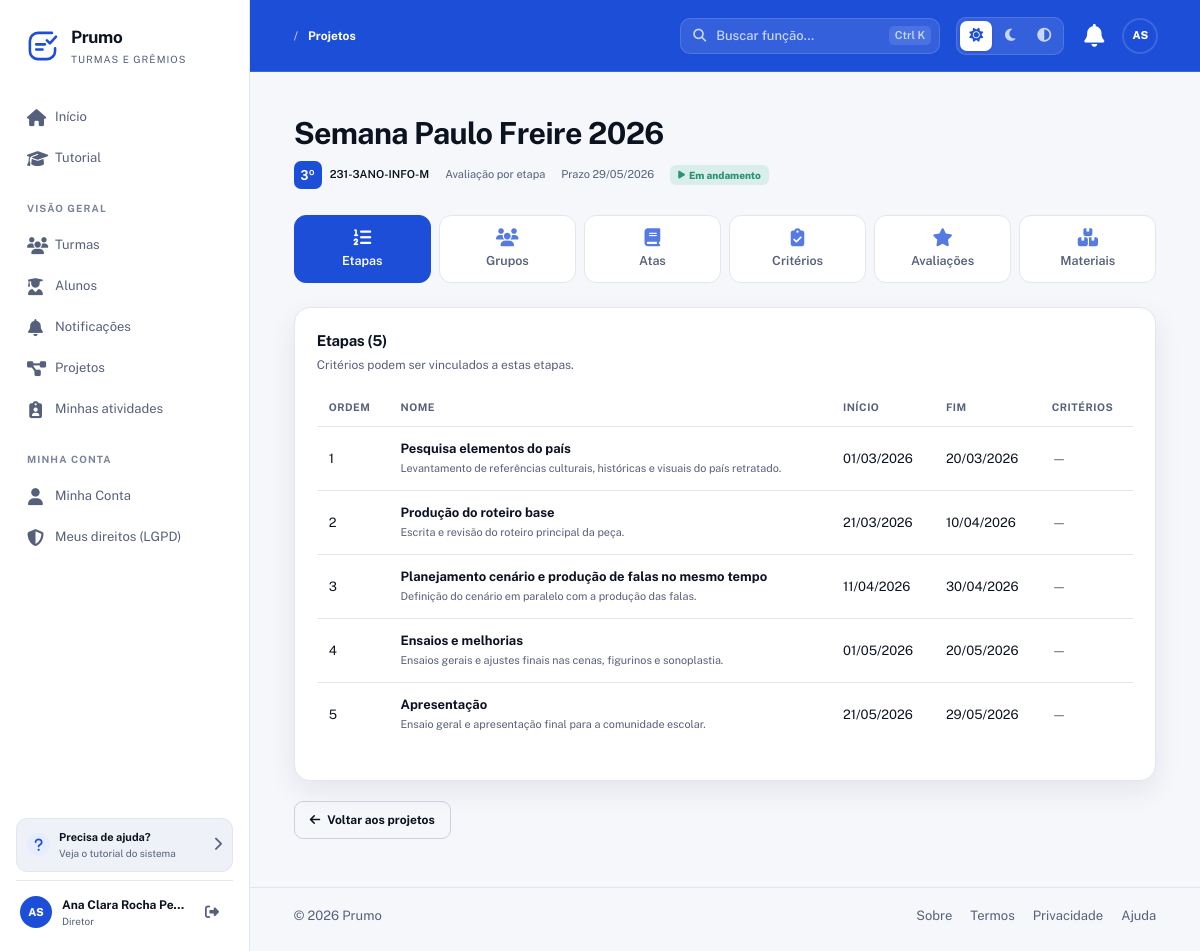
Screenshot of /Prumo/projetos/3 (signed in) with the database file from the repository.
### tables this page shows
CREATE TABLE projetos (
  id INT AUTO_INCREMENT PRIMARY KEY,
  turma_id INT NOT NULL,
  nome VARCHAR(150) NOT NULL,
  descricao TEXT DEFAULT NULL,
  prazo DATE DEFAULT NULL,
  modo_avaliacao ENUM('etapa','cronograma') DEFAULT 'cronograma',
  encerrado TINYINT(1) DEFAULT 0,
  encerrado_em DATETIME DEFAULT NULL,
  encerrado_por INT DEFAULT NULL,
  created_at TIMESTAMP DEFAULT CURRENT_TIMESTAMP,
  updated_at TIMESTAMP DEFAULT CURRENT_TIMESTAMP ON UPDATE CURRENT_TIMESTAMP,
  FOREIGN KEY (turma_id) REFERENCES turmas(id) ON DELETE CASCADE,
  FOREIGN KEY (encerrado_por) REFERENCES usuarios(id) ON DELETE SET NULL,
  INDEX idx_projetos_turma (turma_id),
  INDEX idx_projetos_encerrado (encerrado)
);

CREATE TABLE turmas (
  id INT AUTO_INCREMENT PRIMARY KEY,
  nome VARCHAR(150) NOT NULL,
  codigo_acesso VARCHAR(30) NOT NULL UNIQUE,
  codigo_interno VARCHAR(100) DEFAULT NULL,
  cor_primaria VARCHAR(20) DEFAULT '#3498db',
  cor_secundaria VARCHAR(20) DEFAULT '#2ecc71',
  cor_personalizada TINYINT(1) NOT NULL DEFAULT 0,   
  logo VARCHAR(255) DEFAULT NULL,                   
  bloqueada TINYINT(1) NOT NULL DEFAULT 0,
  bloqueada_motivo VARCHAR(255) DEFAULT NULL,
  bloqueada_em DATETIME DEFAULT NULL,
  bloqueada_por INT DEFAULT NULL,
  created_at TIMESTAMP DEFAULT CURRENT_TIMESTAMP,
  updated_at TIMESTAMP DEFAULT CURRENT_TIMESTAMP ON UPDATE CURRENT_TIMESTAMP,
  FOREIGN KEY (bloqueada_por) REFERENCES usuarios(id) ON DELETE SET NULL,
  INDEX idx_turmas_codigo (codigo_acesso)
);

CREATE TABLE projeto_etapas (
  id INT AUTO_INCREMENT PRIMARY KEY,
  projeto_id INT NOT NULL,
  nome VARCHAR(150) NOT NULL,
  descricao TEXT DEFAULT NULL,
  data_inicio DATE DEFAULT NULL,
  data_fim DATE DEFAULT NULL,
  ordem INT DEFAULT 0,
  created_at TIMESTAMP DEFAULT CURRENT_TIMESTAMP,
  updated_at TIMESTAMP DEFAULT CURRENT_TIMESTAMP ON UPDATE CURRENT_TIMESTAMP,
  FOREIGN KEY (projeto_id) REFERENCES projetos(id) ON DELETE CASCADE,
  INDEX idx_etapas_projeto (projeto_id, ordem)
);

### app/Controllers/ProjetoController.php (called while the page is built, shortened)
<?php
require_once __DIR__ . '/../Core/App.php';
require_once __DIR__ . '/../Models/Projeto.php';
require_once __DIR__ . '/../Models/Turma.php';
require_once __DIR__ . '/../Helpers/ViewHelper.php';
class ProjetoController
{
    private Projeto              $projeto;
    private Turma                $turma;
    private TurmaUsuario         $tu;
    public function __construct()
    {
        $this->projeto = new Projeto();
        $this->turma   = new Turma();
        $this->tu      = new TurmaUsuario();
    }
    public function detalhe(int $id)
    {
        $projeto = $this->projeto->porId($id);
        $u            = $_SESSION['usuario'];
        $souMaster    = $u['tipo'] === 'master';
        $souRep       = $this->tu->ehRepresentante((int) $projeto['turma_id'], (int) $u['id']);
        $turma = $this->turma->porId((int) $projeto['turma_id']);
        $etapa = new Etapa();
        $critModel = new Criterio();
        $this->render('projetos/detalhe', [
            'totalCriterios' => count($critModel->listarPorProjeto($id)),
            'somaPesos'      => $critModel->somaPesos($id),
            'projeto'  => $projeto,
            'turma'    => $turma,
            'etapas'   => $etapa->listarPorProjeto($id),
            'isMaster' => $souMaster,
            'isRep'    => $souRep,
            'podeEditar' => ($souMaster || $souRep),
        ]);
    }
    private function render(string $view, array $dados = []): void
    {
        extract($dados);
        require __DIR__ . '/../Views/' . $view . '.php';
    }
}

### app/Core/Router.php (called while the page is built, shortened)
<?php
require_once __DIR__ . '/App.php';
class Router
{
    private $routes = ['GET' => [], 'POST' => []];
    public function get($uri, $action, $roles = [])
    {
        $this->routes['GET'][$uri] = ['action' => $action, 'roles' => $roles];
    }
    public function post($uri, $action, $roles = [])
    {
        $this->routes['POST'][$uri] = ['action' => $action, 'roles' => $roles];
    }
    public function dispatch($requestUri)
    {
        $path     = parse_url($requestUri, PHP_URL_PATH);
        $basePath = App::getBasePath();
        if ($basePath && strpos($path, $basePath) === 0) {
            $path = substr($path, strlen($basePath));
        }
        $method = $_SERVER['REQUEST_METHOD'];
        $route  = $this->routes[$method][$path] ?? null;
        $params = [];
        if (!$route) {
            foreach ($this->routes[$method] as $routePath => $routeData) {
                if (str_contains($routePath, '{')) {
                    $pattern = preg_replace('#\{[a-zA-Z0-9_]+\}#', '([a-zA-Z0-9_\-\.]+)', $routePath);
                    $pattern = "#^" . $pattern . "$#";
                    if (preg_match($pattern, $path, $matches)) {
                        array_shift($matches);
                        $route  = $routeData;
                        $params = $matches;
                        break;
                    }
                }
            }
        }
        $action = $route['action'];
        [$controller, $methodName] = explode('@', $action);
        $controllerInstance = new $controller();
        $controllerInstance->$methodName(...$params);
    }
}

### public/index.php (called while the page is built, shortened)
<?php
require_once __DIR__ . '/../app/Core/App.php';
require_once __DIR__ . '/../app/Config/database.php';
require_once __DIR__ . '/../app/Core/Router.php';
$router = new Router();
$router->dispatch($_SERVER['REQUEST_URI']);

### app/Core/App.php (called while the page is built, shortened)
<?php
class App
{
    private static $config = null;
    public static function init()
    {
        if (self::$config === null) {
            $envFile = __DIR__ . '/../../.env';
            self::$config = parse_ini_file($envFile);
        }
    }
    public static function get($key, $default = null)
    {
        return self::$config[$key] ?? $_ENV[$key] ?? $default;
    }
    public static function getName()
    {
        return self::get('APP_NAME', 'ProjetoBase');
    }
    public static function getBasePath()
    {
        return self::get('APP_BASE_PATH', '/' . self::getName());
    }
}

### app/Config/database.php (called while the page is built, shortened)
<?php
require_once __DIR__ . '/../Core/App.php';
class Database
{
    private static $connection = null;
    public static function getConnection()
    {
        if (self::$connection === null) {
            try {
                $host = App::get('DB_HOST', '127.0.0.1');
                $dbname = App::get('DB_NAME', 'ProjetoBase');
                $user = App::get('DB_USER', 'root');
                $pass = App::get('DB_PASS', '');
                $port = App::get('DB_PORT', '3306');
                if (strpos($host, ':') !== false) {
                    $dsn = "mysql:host={$host};dbname={$dbname};charset=utf8";
                } else {
                    $dsn = "mysql:host={$host};port={$port};dbname={$dbname};charset=utf8";
                }
                self::$connection = new PDO(
                    $dsn,
                    $user,
                    $pass,
                    [
                        PDO::ATTR_ERRMODE => PDO::ERRMODE_EXCEPTION,
                        PDO::ATTR_DEFAULT_FETCH_MODE => PDO::FETCH_ASSOC,
                        PDO::ATTR_EMULATE_PREPARES => false
                    ]
                );
            } catch (PDOException $e) {
                error_log("Erro de conexão com o banco: " . $e->getMessage());
                throw new Exception("Erro de conexão com o banco de dados: " . $e->getMessage());
            }
        }
        return self::$connection;
    }
}

### app/Core/Model.php (called while the page is built, shortened)
<?php
require_once __DIR__ . '/../Config/database.php';
class Model
{
    public function __construct()
    {
        $this->conn = Database::getConnection();
    }
}

### app/Models/Projeto.php (called while the page is built, shortened)
<?php
require_once __DIR__ . '/../Core/Model.php';
class Projeto extends Model
{
    public function porId(int $id): ?array
    {
        $stmt = $this->conn->prepare("
            SELECT p.*, t.nome AS turma_nome, t.codigo_acesso AS turma_codigo,
                   u.nome AS encerrado_por_nome
            FROM projetos p
            INNER JOIN turmas t ON t.id = p.turma_id
            LEFT JOIN usuarios u ON u.id = p.encerrado_por
            WHERE p.id = ? LIMIT 1
        ");
        $stmt->execute([$id]);
        return $stmt->fetch(PDO::FETCH_ASSOC) ?: null;
    }
}

### app/Models/Turma.php (called while the page is built, shortened)
<?php
require_once __DIR__ . '/../Core/Model.php';
class Turma extends Model
{
    public function porId(int $id): ?array
    {
        $stmt = $this->conn->prepare("
            SELECT t.*, u.nome AS bloqueada_por_nome
            FROM turmas t
            LEFT JOIN usuarios u ON u.id = t.bloqueada_por
            WHERE t.id = ? LIMIT 1
        ");
        $stmt->execute([$id]);
        return $stmt->fetch(PDO::FETCH_ASSOC) ?: null;
    }
}

### app/Helpers/ViewHelper.php (called while the page is built, shortened)
<?php
class ViewHelper
{
    public static function siglaTurma(string $nome): string
    {
        if (preg_match('/(\d)\s*º?\s*ano/iu', $nome, $m)) return $m[1] . 'º';
        return mb_strtoupper(mb_substr(preg_replace('/[^\p{L}\p{N}]/u', '', $nome), 0, 3));
    }
    public static function estiloTurma(array $turma): string
    {
        if (empty($turma['cor_personalizada']) || !preg_match('/^#[0-9a-f]{6}$/i', $turma['cor_primaria'] ?? '')) return '';
        $fundo = strtolower($turma['cor_primaria']);
        $texto = self::corTexto($fundo);
        $suave = $texto === '#ffffff' ? 'rgba(255,255,255,.78)' : 'rgba(11,18,32,.72)';
        return "--shell-bg:{$fundo};--shell-text:{$texto};--shell-muted:{$suave};--accent-on-dark:{$texto};";
    }
}

### app/Models/Etapa.php (called while the page is built, shortened)
<?php
require_once __DIR__ . '/../Core/Model.php';
class Etapa extends Model
{
    public function listarPorProjeto(int $projetoId): array
    {
        $stmt = $this->conn->prepare("
            SELECT e.*,
                   (SELECT COUNT(*) FROM criterios c WHERE c.etapa_id = e.id) AS total_criterios
            FROM projeto_etapas e
            WHERE e.projeto_id = ?
            ORDER BY e.ordem ASC, e.id ASC
        ");
        $stmt->execute([$projetoId]);
        return $stmt->fetchAll(PDO::FETCH_ASSOC);
    }
}

### app/Views/projetos/detalhe.php (the view, shortened to what this page needs)
<?php
require_once __DIR__ . '/../layouts/header.php';
require_once __DIR__ . '/../layouts/nav.php';
?>
<section class="hero-section">
    <div>
        <h1><?= h($projeto['nome']) ?></h1>
        <p class="hero-subtitle projeto-meta">
            <a class="projeto-turma" href="<?= $basePath ?>/turmas/<?= (int) $turma['id'] ?>">
                <span class="mini-sigla num" style="<?= h(ViewHelper::estiloTurma($turma)) ?>"><?= h(ViewHelper::siglaTurma($turma['nome'])) ?></span>
                <?= h($turma['nome']) ?>
            </a>
            <span><?= $projeto['modo_avaliacao'] === 'etapa' ? 'Avaliação por etapa' : 'Avaliação geral' ?></span>
            <span>Prazo <?= !empty($projeto['prazo']) ? h(date('d/m/Y', strtotime($projeto['prazo']))) : '—' ?></span>
            <?php if ($projeto['encerrado']): ?>
                <span class="badge badge-red"><i class="fas fa-lock"></i> Encerrado</span>
            <?php else: ?>
                <span class="badge badge-green"><i class="fas fa-play"></i> Em andamento</span>
            <?php endif; ?>
        </p>
    </div>
</section>
<?php require __DIR__ . '/_nav.php'; ?>
<section class="panel">
    <div class="panel-header">
        <div>
            <h2>Etapas (<?= count($etapas) ?>)</h2>
            <p>
                <?php if ($projeto['modo_avaliacao'] === 'etapa'): ?>
                    Critérios podem ser vinculados a estas etapas.
                <?php else: ?>
                    Etapas servem apenas para controle de progresso.
                <?php endif; ?>
            </p>
        </div>
    </div>
    <?php if (empty($etapas)): ?>
        <p class="text-muted">Nenhuma etapa cadastrada.</p>
    <?php else: ?>
        <table>
            <thead>
                <tr>
                    <th>Ordem</th>
                    <th>Nome</th>
                    <th>Início</th>
                    <th>Fim</th>
                    <th>Critérios</th>
                </tr>
            </thead>
            <tbody>
                <?php foreach ($etapas as $e): ?>
                    <tr>
                        <td><?= (int) $e['ordem'] ?></td>
                        <td>
                            <strong><?= h($e['nome']) ?></strong>
                            <?php if (!empty($e['descricao'])): ?>
                                <br><small class="text-muted"><?= h($e['descricao']) ?></small>
                            <?php endif; ?>
                        </td>
                        <td><?= !empty($e['data_inicio']) ? h(date('d/m/Y', strtotime($e['data_inicio']))) : '—' ?></td>
                        <td><?= !empty($e['data_fim']) ? h(date('d/m/Y', strtotime($e['data_fim']))) : '—' ?></td>
                        <td>
                            <?php if ((int) $e['total_criterios'] > 0): ?>
                                <span class="badge badge-gray"><?= (int) $e['total_criterios'] ?></span>
                            <?php else: ?>
                                <span class="text-muted">—</span>
                            <?php endif; ?>
                        </td>
                    </tr>
                <?php endforeach; ?>
            </tbody>
        </table>
    <?php endif; ?>
</section>
<p class="mt-20">
    <a class="button button-ghost" href="<?= $basePath ?>/projetos?turma_id=<?= (int) $turma['id'] ?>">
        <i class="fas fa-arrow-left"></i> Voltar aos projetos
    </a>
</p>
<?php require_once __DIR__ . '/../layouts/footer.php'; ?>

### rows the page displays
projetos: nome "Semana Paulo Freire 2026", prazo "29/05/2026"
turmas: nome "3º", nome "231-3ANO-INFO-M"
projeto_etapas: ordem "1", nome "Pesquisa elementos do país", descricao "Levantamento de referências culturais, históricas e visuais do país retratado.", data_inicio "01/03/2026", data_fim "20/03/2026"
projeto_etapas: ordem "2", nome "Produção do roteiro base", descricao "Escrita e revisão do roteiro principal da peça.", data_inicio "21/03/2026", data_fim "10/04/2026"
projeto_etapas: ordem "3", nome "Planejamento cenário e produção de falas no mesmo tempo", descricao "Definição do cenário em paralelo com a produção das falas.", data_inicio "11/04/2026", data_fim "30/04/2026"
projeto_etapas: ordem "4", nome "Ensaios e melhorias", descricao "Ensaios gerais e ajustes finais nas cenas, figurinos e sonoplastia.", data_inicio "01/05/2026", data_fim "20/05/2026"
projeto_etapas: ordem "5", nome "Apresentação", descricao "Ensaio geral e apresentação final para a comunidade escolar.", data_inicio "21/05/2026", data_fim "29/05/2026"

### other values shown
$appName "Prumo"
$label "Início"
$label "Tutorial"
$secao "VISÃO GERAL"
$label "Turmas"
$label "Alunos"
$label "Notificações"
$label "Projetos"
$label "Minhas atividades"
$secao "MINHA CONTA"
$label "Minha Conta"
$label "Meus direitos (LGPD)"
$iniciais "AS"
$usuario['nome'] "Ana Clara Rocha Pe…"
$papelExibido "Diretor"
